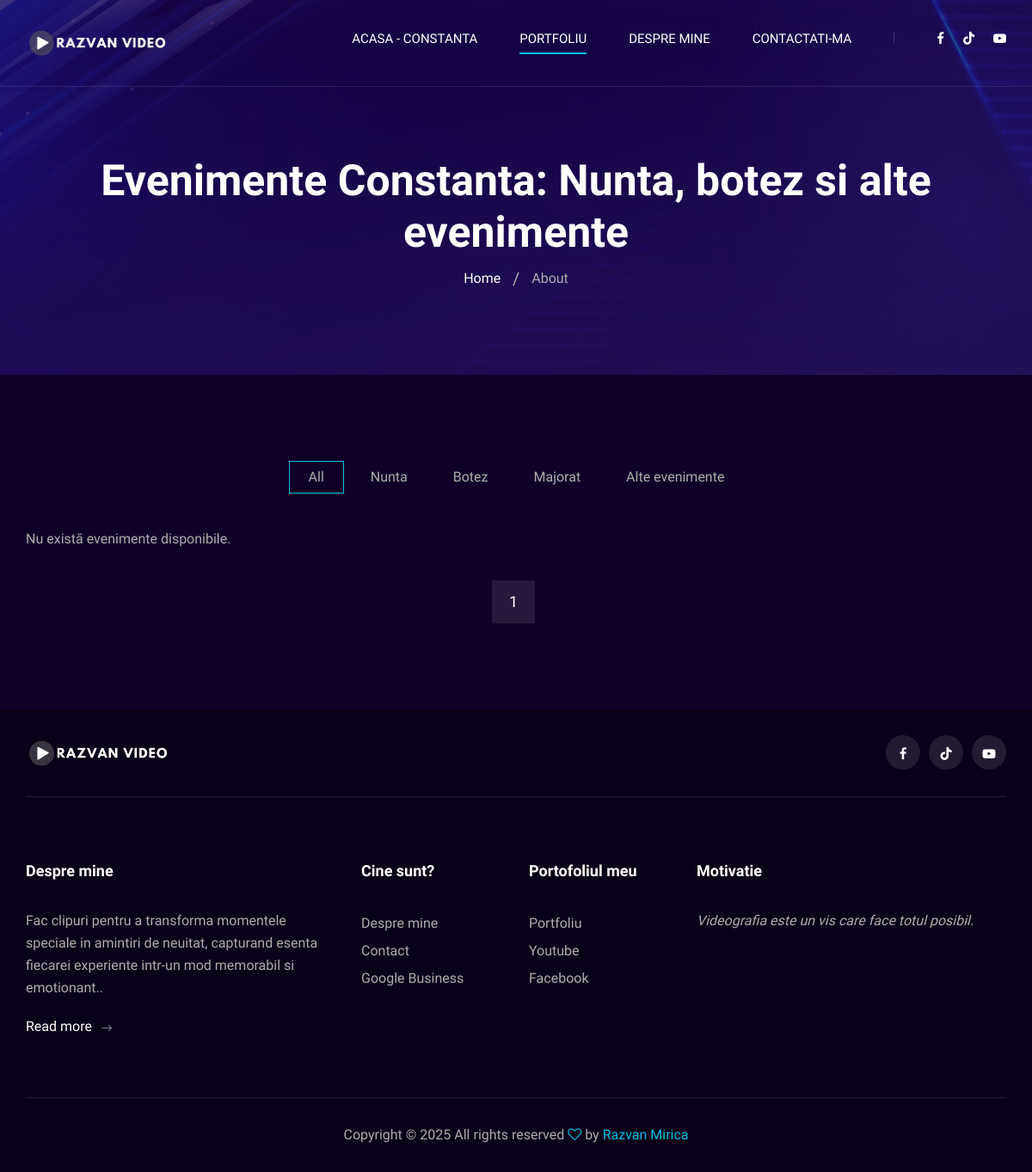
The page /evenimente-constanta-nunta-botez-majorat-si-altele on the database as committed earlier.
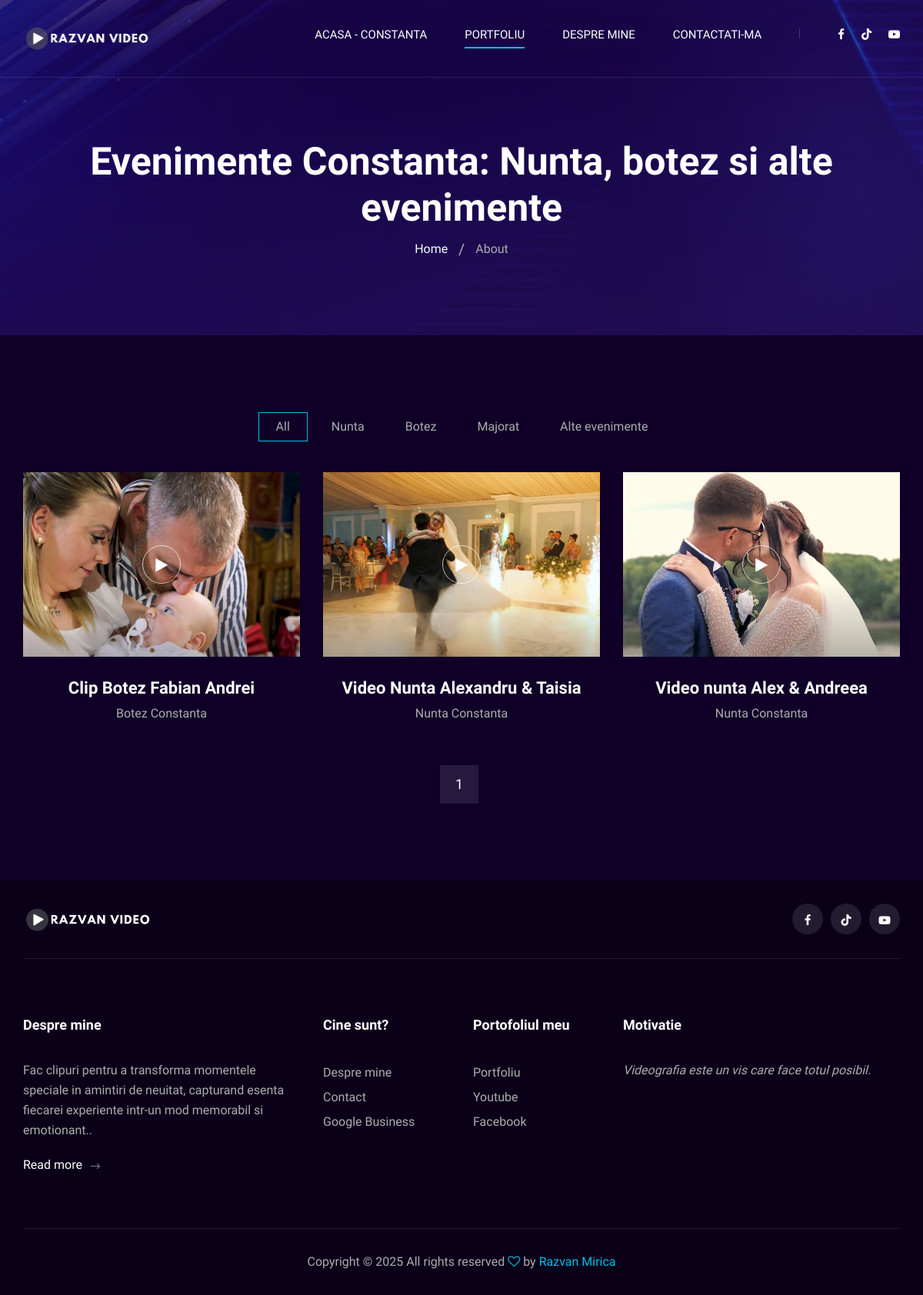
The same page on the database as committed later.
### home/models.py (models this page shows)
class Event(models.Model):
    TAG_CHOICES = [
        ('nunta', 'Nunta'),
        ('botez', 'Botez'),
        ('majorat', 'Majorat'),
        ('altele', 'Alte Evenimente'),
    ]
    name = models.CharField(max_length=200)
    description = models.CharField(max_length=200)
    youtube_link = models.URLField(max_length=200)
    image = models.ImageField(upload_to='event_images/')
    tag = models.CharField(max_length=50, choices=TAG_CHOICES, default='altele')
    def __str__(self):
        return self.name

### home/views.py (the view)
# urls.py: path('evenimente-constanta-nunta-botez-majorat-si-altele', views.ToateVideoclipurilePageView.as_view(), name="evenimente-constanta-nunta-botez-majorat-si-altele"),
class ToateVideoclipurilePageView(TemplateView):
    template_name = 'home/evenimente-constanta-nunta-botez-majorat-si-altele.html'
    def get_context_data(self, **kwargs):
        context = super().get_context_data(**kwargs)
        event_list = Event.objects.all().order_by('-id')
        print(event_list)
        paginator = Paginator(event_list, 12)
        page_number = self.request.GET.get('page')
        page_obj = paginator.get_page(page_number)
        context['page_obj'] = page_obj
        return context

### templates/home/evenimente-constanta-nunta-botez-majorat-si-altele.html (shortened to what this page needs)
{% extends 'base/base.html' %} {% load static %}
{% block content %}
<div
    class="breadcrumb-option spad set-bg"
    data-setbg="{% static 'home/img/breadcrumb-bg.jpg' %}"
>
    <div class="container">
        <div class="row">
            <div class="col-lg-12 text-center">
                <div class="breadcrumb__text">
                    <h2>
                        Evenimente Constanta: Nunta, botez si alte evenimente
                    </h2>
                    <div class="breadcrumb__links">
                        <a href="{% url 'home' %}">Home</a>
                        <span>About</span>
                    </div>
                </div>
            </div>
        </div>
    </div>
</div>
<section class="portfolio spad">
    <div class="container">
        <div class="row">
            <div class="col-lg-12">
                <ul class="portfolio__filter">
                    <li class="active" data-filter="*">All</li>
                    <li data-filter=".nunta">Nunta</li>
                    <li data-filter=".botez">Botez</li>
                    <li data-filter=".majorat">Majorat</li>
                    <li data-filter=".altele">Alte evenimente</li>
                </ul>
            </div>
        </div>
        <div class="row portfolio__gallery">
            {% for event in page_obj %}
            <div class="col-lg-4 col-md-6 col-sm-6 mix {{ event.tag }}">
                <div class="portfolio__item">
                    <div
                        class="portfolio__item__video set-bg"
                        data-setbg="{{ event.image.url }}"
                    >
                        <a href="{{ event.youtube_link }}" class="play-btn video-popup">
                            <i class="fa fa-play"></i>
                        </a>
                    </div>
                    <div class="portfolio__item__text">
                        <h4>{{ event.name }}</h4>
                        <span>{{ event.description }}</span>
                    </div>
                </div>
            </div>
            {% empty %}
            <div class="col-12">
                <p>Nu există evenimente disponibile.</p>
            </div>
            {% endfor %}
        </div>
         <div class="row">
            <div class="col-lg-12">
                <div class="pagination__option">
                    {% for num in page_obj.paginator.page_range %}
                        <a href="?page={{ num }}" class="number__pagination {% if page_obj.number == num %}active{% endif %}">{{ num }}</a>
                    {% endfor %}
                </div>
            </div>
        </div>
    </div>
</section>
{% endblock %}

### templates/base/base.html (shortened to what this page needs)
{% load static %}
<!doctype html>
<html lang="zxx">
    <head>
        <link
            rel="stylesheet"
            href="https://cdnjs.cloudflare.com/ajax/libs/font-awesome/6.0.0-beta3/css/all.min.css"
        />
        <link
            href="{% static 'home/css/bootstrap.min.css' %}"
            rel="stylesheet"
            type="text/css"
        />
        <link
            href="{% static 'home/css/font-awesome.min.css' %}"
            rel="stylesheet"
            type="text/css"
        />
        <link
            href="{% static 'home/css/elegant-icons.css' %}"
            rel="stylesheet"
            type="text/css"
        />
        <link
            href="{% static 'home/css/owl.carousel.min.css' %}"
            rel="stylesheet"
            type="text/css"
        />
        <link
            href="{% static 'home/css/magnific-popup.css' %}"
            rel="stylesheet"
            type="text/css"
        />
        <link
            href="{% static 'home/css/slicknav.min.css' %}"
            rel="stylesheet"
            type="text/css"
        />
        <link
            href="{% static 'home/css/style.css' %}"
            rel="stylesheet"
            type="text/css"
        />
    </head>
    <body>
        <header class="header">
            <div class="container">
                <div class="row">
                    <div class="col-lg-2">
                        <div class="header__logo">
                            <a href="{% url 'home' %}"
                                ><img
                                    src="{% static 'home/img/logo.png' %}"
                                    alt=""
                            /></a>
                        </div>
                    </div>
                    <div class="col-lg-10">
                        <div class="header__nav__option">
                            <nav class="header__nav__menu mobile-menu">
                                <ul class="main-menu">
                                    <li
                                        class="menu-item {% if request.resolver_match.url_name == 'home' %}active{% endif %}"
                                    >
                                        <a href="{% url 'home' %}"
                                            >Acasa - Constanta</a
                                        >
                                    </li>
                                    <li
                                        class="menu-item {% if request.resolver_match.url_name == 'evenimente-constanta-nunta-botez-majorat-si-altele' %}active{% endif %}"
                                    >
                                        <a
                                            href="{% url 'evenimente-constanta-nunta-botez-majorat-si-altele' %}"
                                            >Portfoliu</a
                                        >
                                    </li>
                                    <li
                                        class="menu-item {% if request.resolver_match.url_name == 'despre-mine' %}active{% endif %}"
                                    >
                                        <a href="{% url 'despre-mine' %}"
                                            >Despre mine</a
                                        >
                                    </li>
                                    <li
                                        class="menu-item {% if request.resolver_match.url_name == 'contact-constanta' %}active{% endif %}"
                                    >
                                        <a href="{% url 'contact-constanta' %}"
                                            >Contactati-ma</a
                                        >
                                    </li>
                                </ul>
                            </nav>
                            <div class="header__nav__social">
                                <a
                                    href="https://www.facebook.com/RazvanVideo"
                                    target="_blank"
                                    ><i class="fa fa-facebook"></i
                                ></a>
                                <a
                                    href="https://www.tiktok.com/@rzv.videograf"
                                    target="_blank"
                                    ><i class="fa fa-tiktok"></i
                                ></a>
                                <a
                                    href="https://www.youtube.com/@RazvanVideoConstanta"
                                    target="_blank"
                                    ><i class="fa fa-youtube-play"></i
                                ></a>
                            </div>
                        </div>
                    </div>
                </div>
            </div>
        </header>
        {% block content %} {% endblock %}
        <footer class="footer">
            <div class="container">
                <div class="footer__top">
                    <div class="row">
                        <div class="col-lg-6 col-md-6">
                            <div class="footer__top__logo">
                                <a href="#"
                                    ><img
                                        src="{% static 'home/img/logo.png' %}"
                                        alt=""
                                /></a>
                            </div>
                        </div>
                        <div class="col-lg-6 col-md-6">
                            <div class="footer__top__social">
                                <a
                                    href="https://www.facebook.com/RazvanVideo"
                                    target="_blank"
                                    ><i class="fa fa-facebook"></i
                                ></a>
                                <a
                                    href="https://www.tiktok.com/@rzv.videograf"
                                    target="_blank"
                                    ><i class="fa fa-tiktok"></i
                                ></a>
                                <a
                                    href="https://www.youtube.com/@RazvanVideoConstanta"
                                    target="_blank"
                                    ><i class="fa fa-youtube-play"></i
                                ></a>
                            </div>
                        </div>
                    </div>
                </div>
                <div class="footer__option">
                    <div class="row">
                        <div class="col-lg-4 col-md-6 col-sm-6">
                            <div class="footer__option__item">
                                <h5>Despre mine</h5>
                                <p>
                                    Fac clipuri pentru a transforma momentele
                                    speciale in amintiri de neuitat, capturand
                                    esenta fiecarei experiente intr-un mod
                                    memorabil si emotionant..
                                </p>
                                <a
                                    href="{% url 'despre-mine' %}"
                                    class="read__more"
                                    >Read more <span class="arrow_right"></span
                                ></a>
                            </div>
                        </div>
                        <div class="col-lg-2 col-md-3 col-sm-3">
                            <div class="footer__option__item">
                                <h5>Cine sunt?</h5>
                                <ul>
                                    <li>
                                        <a href="{% url 'despre-mine' %}"
                                            >Despre mine</a
                                        >
                                    </li>
                                    <li>
                                        <a href="{% url 'contact-constanta' %}"
                                            >Contact</a
                                        >
                                    </li>
                                    <li>
                                        <a
                                            href="https://g.page/r/Car0cQ0OwtbDEBE/review"
                                            >Google Business</a
                                        >
                                    </li>
                                </ul>
                            </div>
                        </div>
                        <div class="col-lg-2 col-md-3 col-sm-3">
                            <div class="footer__option__item">
                                <h5>Portofoliul meu</h5>
                                <ul>
                                    <li>
                                        <a
                                            href="{% url 'evenimente-constanta-nunta-botez-majorat-si-altele' %}"
                                            >Portfoliu</a
                                        >
                                    </li>
                                    <li>
                                        <a
                                            href="https://www.facebook.com/RazvanVideo"
                                            >Youtube</a
                                        >
                                    </li>
                                    <li>
                                        <a
                                            href="https://www.youtube.com/@RazvanVideoConstanta"
                                            >Facebook</a
                                        >
                                    </li>
                                </ul>
                            </div>
                        </div>
                        <div class="col-lg-4 col-md-12">
                            <div class="footer__option__item">
                                <h5>Motivatie</h5>
                                <p>
                                    <i
                                        >Videografia este un vis care face totul
                                        posibil.</i
                                    >
                                </p>
                            </div>
                        </div>
                    </div>
                </div>
                <div class="footer__copyright">
                    <div class="row">
                        <div class="col-lg-12 text-center">
                            <p class="footer__copyright__text">
                                Copyright &copy;
                                All rights reserved
                                <i class="fa fa-heart-o" aria-hidden="true"></i>
                                by
                                <a
                                    href="https://www.facebook.com/RazvanVideo"
                                    target="_blank"
                                    >Razvan Mirica</a
                                >
                            </p>
                        </div>
                    </div>
                </div>
            </div>
        </footer>
    </body>
</html>

Rows that differ between the two databases and show on the page:
added Event: shows a picture, name "Clip Botez Fabian Andrei", description "Botez Constanta"
added Event: shows a picture, name "Video Nunta Alexandru & Taisia", description "Nunta Constanta"
added Event: shows a picture, name "Video nunta Alex & Andreea", description "Nunta Constanta"
Other text that changed with them:
text no longer shown: "Nu există evenimente disponibile."
